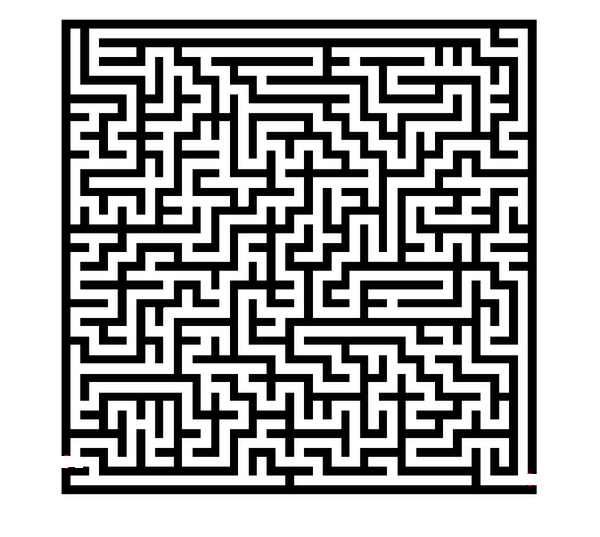
#> input picture OpenCV-Python-Tutorial/my04-Maze-Solver迷宫解密/SampleImages/1.png, 600 x 537 px, given in place of 1.jpg, which was not available
$ python onehot.py
#> lines starting #> are read from the running program, lines starting #| are printed output that depends on the picture; after the words box and inside, x2 and y2 are one past the last pixel; in counts of white or black regions, pixels touching at a corner belong together; pictures that were not available may be replaced by others from this repository, and a replacement may not be noted
import numpy as np


def onehot(data, n):
    # buf = np.zeros(data.shape + (n, ))
    # nmsk = np.arange(data.size) * n + data.ravel()
    # buf.ravel()[nmsk] = 1
    mask0 = data + 1
    mask0[mask0 == 2] = 0
    return np.array([mask0, data])


if __name__ == "__main__":
    import cv2
    img = cv2.imread("./bag_data_msk/1.jpg", 0)
#> img: shape (537, 600); min 0, max 255, mean 170.1
    # img = cv2.resize(img, (500, 500))
    img[img > 200] = 255
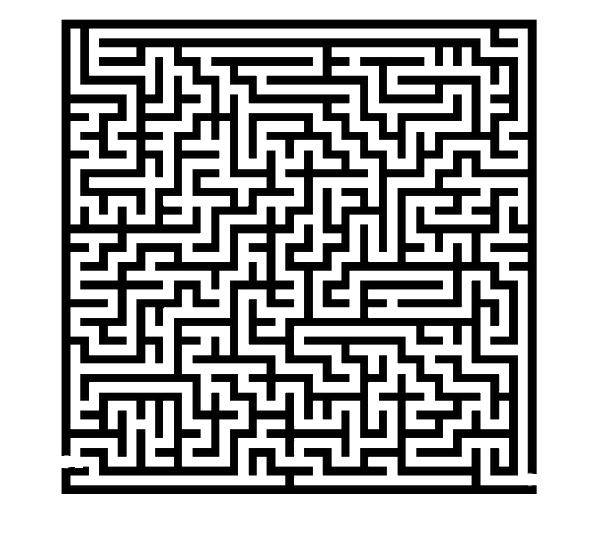
#> img: shape (537, 600); min 0, max 255, mean 171.2
    testr = img / 255
    # testr[img > 200] = 1
    testr = testr.astype("uint8")
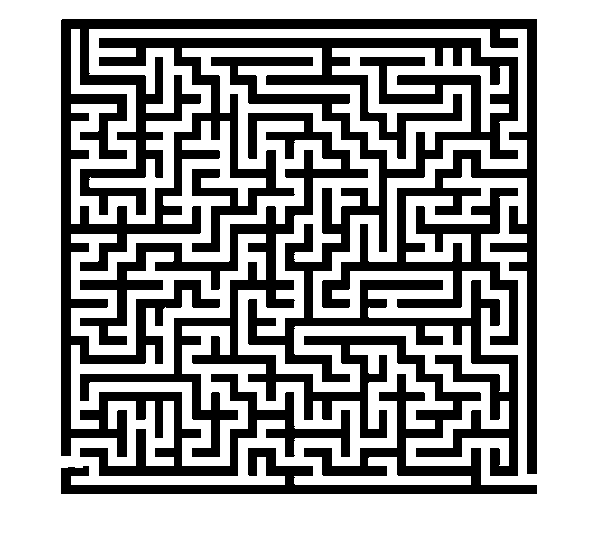
#> testr: shape (537, 600); values 0 (black) and 1 (white), 64.3% white; 2 black regions, box (x1, y1, x2, y2) and area: (61, 19, 537, 476) 84191, (61, 113, 537, 494) 30737
    testa = onehot(testr, 2)
    # testa = testa.transpose(2, 0, 1)
    cv2.imshow("img", img)
    cv2.imshow("testa0", (testa[0] * 255).astype("uint8"))
    cv2.imshow("testa1", (testa[1] * 255).astype("uint8"))
    cv2.waitKey()

$ run again, with OpenCV-Python-Tutorial/my04-Maze-Solver迷宫解密/SampleImages/Solved-Maze-2.png copied over OpenCV-Python-Tutorial/my04-Maze-Solver迷宫解密/SampleImages/1.png
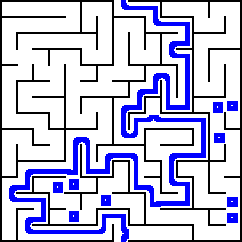
#> input picture OpenCV-Python-Tutorial/my04-Maze-Solver迷宫解密/SampleImages/Solved-Maze-2.png, 242 x 242 px, given in place of 1.jpg, which was not available
#> `img = cv2.imread("./bag_data_msk/1.jpg", 0)`:
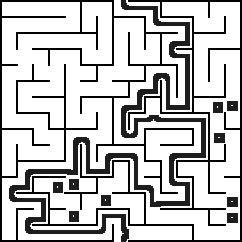
#> img: shape (242, 242); min 0, max 255, mean 195.3
#> in onehot, `mask0[mask0 == 2] = 0`:
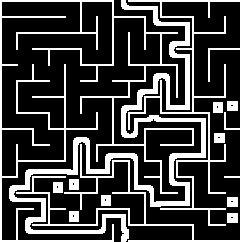
#> mask0: shape (242, 242); values 0 (black) and 1 (white), 24.6% white; 12 white regions, largest, box (x1, y1, x2, y2) and area: (9, 0, 206, 242) 5314, (0, 0, 194, 242) 4292, (16, 0, 242, 242) 3844

$ run again, with OpenCV-Python-Tutorial/my04-Maze-Solver迷宫解密/SampleImages/3.jpg saved as OpenCV-Python-Tutorial/my04-Maze-Solver迷宫解密/SampleImages/1.png
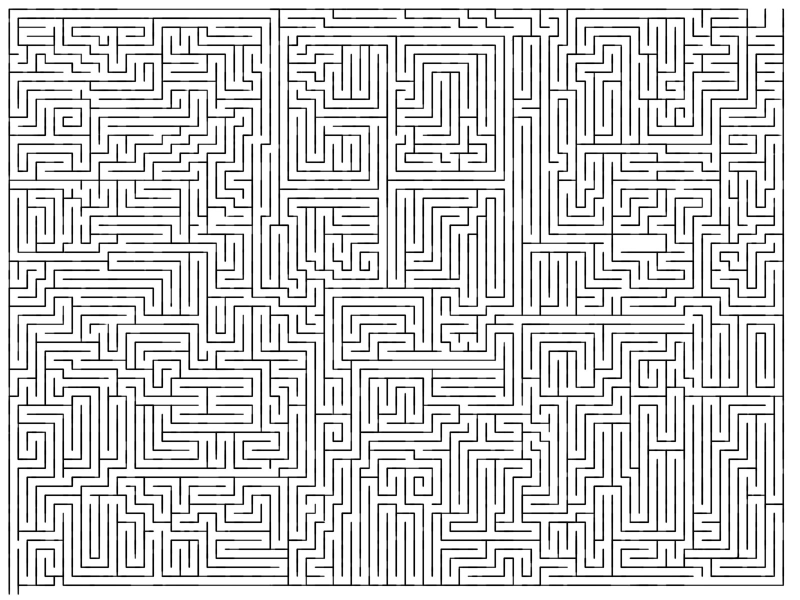
#> input picture OpenCV-Python-Tutorial/my04-Maze-Solver迷宫解密/SampleImages/3.jpg, 1600 x 1200 px, given in place of 1.jpg, which was not available (shown at 1/2 size)
#> img is the input picture: shape (1200, 1600); min 0, max 255, mean 215.8
#> `testr = testr.astype("uint8")`:
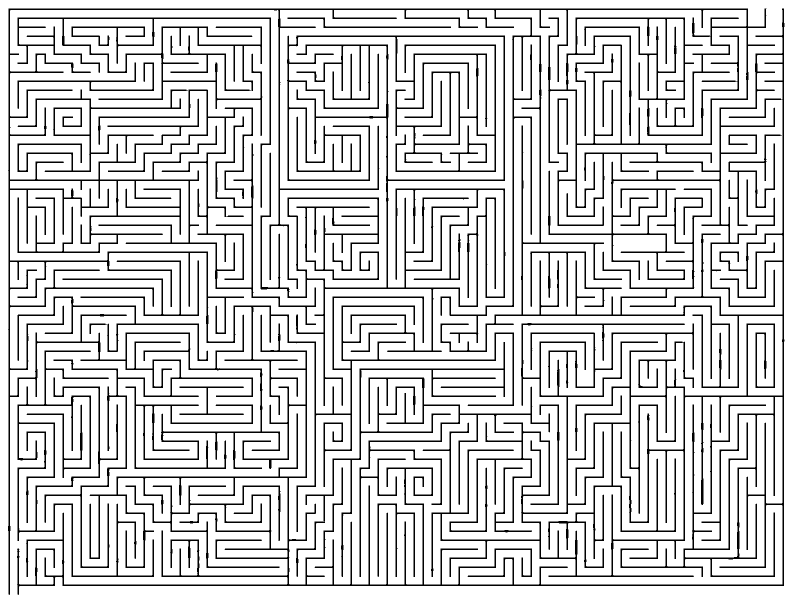
#> testr: shape (1200, 1600) (shown at 1/2 size); values 0 (black) and 1 (white), 83.9% white; 22 black regions, largest, box (x1, y1, x2, y2) and area: (16, 17, 1550, 1190) 100782, (34, 17, 1569, 1190) 97499, (521, 71, 1011, 812) 43312
